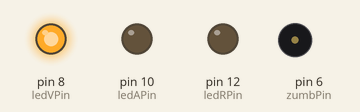
A sketch run on a simulated Arduino Uno, built with avr-gcc and run on an emulated ATmega328P. On the bench: output pins drawn as LEDs (lit = HIGH), buzzer (waves = sounding, pin HIGH).

Above: at 3.0 s.
At 6.5 s:
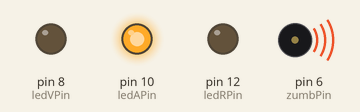
At 7.9 s:
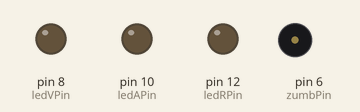
At 10.0 s:
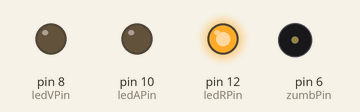
Timing chart, 0 to 15.6 s (numbered marks = the images above):
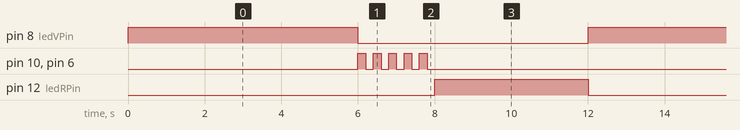

Measured:
- by itself, pin 8 (ledVPin): alternates HIGH for 6.0 s and LOW for 6.0 s
- by itself, pin 10 (ledAPin), pin 6 (zumbPin): repeats every 12.0 s: 4 × (LOW 0.20 s, HIGH 0.20 s), LOW 10.2 s, HIGH 0.20 s
- by itself, pin 12 (ledRPin): alternates HIGH for 4.0 s and LOW for 8.0 s

The sketch:

Repeticiones-semaforo.ino
```cpp
/*
  Semaforo:
  Estado verde 6s
  Estado amarillo 2s- con 5 parpadeos de 0,4s
  Estado rojo 4s

  LED rojo pin 12
  LED amarillo pin 10
  LED verde pin 8
  Zumbador Pin 6

  Jose Pujol
  Octubre 2017
*/

// Declaracion de variables de tipo constante entero
const int ledRPin = 12; // LED rojo asociado al pin 12
const int ledAPin = 10; // LED amarillo asociado al pin 10
const int ledVPin = 8; // LED verde asociado al pin 8

const int zumbPin = 6; // zumbador asociado al pin 6

// la funcion set up se ejecuta una sola vez
void setup() {
  // inicializa los pines como una salida digital
  pinMode(ledRPin, OUTPUT);
  pinMode(ledAPin, OUTPUT);
  pinMode(ledVPin, OUTPUT);
  pinMode(zumbPin, OUTPUT);
}

// la funcion loop se ejecuta repetidamente de forma infinita
void loop() {
  // ESTADO SEMAFORO VERDE
  digitalWrite(ledRPin, LOW); // establece 0v en el pin del LED rojo
  digitalWrite(ledAPin, LOW); // establece 0v en el pin del LED amarillo
  digitalWrite(ledVPin, HIGH); // establece 5v en el pin del LED verde
  digitalWrite(zumbPin, LOW); // establece 0v en el pin del zumbador
  delay(6000);    // espera seis segundos

  // ESTADO SEMAFORO AMARILLO
  digitalWrite(ledRPin, LOW);  // establece 0v en el pin del LED rojo
  digitalWrite(ledVPin, LOW); // establece 0v en el pin del LED verde
  // bucle de repetición
  for (int i = 0; i < 5; i++) {
    digitalWrite(ledAPin, HIGH); // establece 5v en el pin del LED amarillo
    digitalWrite(zumbPin, HIGH); // establece 5v en el pin del zumbador
    delay(200);                 // espera 0,2 segundos
    digitalWrite(ledAPin, LOW); // establece 0v en el pin del LED amarillo
    digitalWrite(zumbPin, LOW); // establece 0v en el pin del zumbador
    delay(200);                 // espera 0,2 segundos
  }

  // ESTADO SEMAFORO ROJO
  digitalWrite(ledRPin, HIGH); // establece 5v en el pin del LED rojo
  digitalWrite(ledAPin, LOW); // establece 0v en el pin del LED amarillo
  digitalWrite(ledVPin, LOW); // establece 0v en el pin del LED verde
  digitalWrite(zumbPin, LOW); // establece 0v en el pin del zumbador
  delay(4000);    // espera cuatro segundos
}
```
